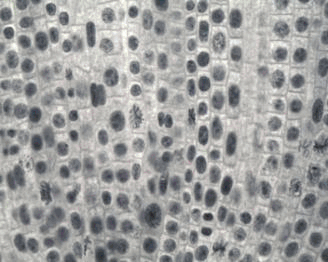
#> input picture cell.jpg, 328 x 262 px
$ python 703.py   (older library calls are emulated)
#> lines starting #> are read from the running program, lines starting #| are printed output that depends on the picture; after the words box and inside, x2 and y2 are one past the last pixel; in counts of white or black regions, pixels touching at a corner belong together
'''
-*- coding: utf-8 -*-
@Author  : LiZhichao
@Time    : 2019/6/24 8:48
@Software: PyCharm
@File    : 624.py
'''
from tkinter import *
from tkinter import filedialog
import cv2 as cv
import numpy as np
from matplotlib import pyplot as plt
from tkinter import filedialog
import os

def dis(title,num,files):
    cv.namedWindow(title, 0)
    cv.resizeWindow(title, num * H, W)
    cv.imshow(title, np.hstack(files))
    cv.waitKey(0)
    cv.destroyAllWindows()

def display(num,titles,files):
    for i in range(num):
        plt.figure("hist")
        arr = files[i].flatten()
        plt.subplot(1,2,i+1)
        plt.title(titles[i])
        n, bins, patches = plt.hist(arr, bins=256, density=1,edgecolor='None',
                                    facecolor='red')
    plt.show()

def displays(Name,r,c,titles,files):
    plt.figure(Name)
    for i in range(len(files)):
        plt.subplot(r,c,i+1)
        plt.imshow(files[i], cmap='gray')
        plt.xticks([]), plt.yticks([])
        plt.title(titles[i])
    plt.show()

#灰度化
def gray(img):
    # 获取当前图片的信息
    imgInfo = img.shape
    heigh = imgInfo[0]
    width = imgInfo[1]
    # dst 一般是新建值，目标图片
    dst = np.zeros((heigh, width), np.uint8)
    for i in range(0, heigh):
        for j in range(0, width):
            gray = 0.114 * img[i, j, 0] + 0.587 * img[i, j, 1] + 0.299 * img[i, j, 2]
            dst[i, j] = np.uint8(gray)
    return dst

#灰度对比度
def contrast(img,value1,value2):
    image = np.zeros((H,W),np.uint8)
    for i in range(H):
        for j in range(W):
            if img[i,j] > value1:
                gray = img[i,j]*1.2
                if gray > 255:
                    gray = 255
            elif img[i,j] < value2:
                gray = img[i,j]*0.5
            else:
                gray = img[i,j]
            image[i,j]=gray
    flies = [img,image]
    dis("Contrast",2,files=flies)
    return image

#灰度反转
# [9 lines left out: function reverse, not called in this run]

#二值化
def binarization(img,value):
    image = np.zeros((H,W),np.uint8)
    for i in range(H):
        for j in range(W):
            if img[i,j]>value:
                gray = 255
            else:
                gray = 0
            image[i,j]=gray
    flies = [img,image]
    dis("Binarization",2,files=flies)
    return image

#直方图均衡化
def Hist(img):
    Newimg = np.zeros((H, W), np.uint8)  # 二维数组
    Hist = np.zeros(256, np.int)  # Pixel sum一维均衡化前
    EqHist = np.zeros(256, np.int)  # Equal Pixel均衡化后
    HistP = np.zeros(256, np.float)  # 像素概率
    HistPSUM = np.zeros(256, np.float)  # 像素概率和
    Pixelsum = H * W
    for i in range(H):
        for j in range(W):
            # Every Gray Pixel sum
            Hist[img[i,j]]+=1#像素点出现的次数

    for i in range(256):
        HistP[i] =Hist[i]/Pixelsum#像素点出现的概率

    for i in range(1,256):
        HistPSUM[i] =HistP[i]+HistPSUM[i-1]#归一化

    for i in range(256):
        EqHist[i] =HistPSUM[i]*255#均衡化后灰度值

    for i in range(H):
        for j in range(W):
            # Set New pixels Gray
            Newimg[i,j]= EqHist[img[i,j]]

    files = [img,Newimg]
    titles = ["first","last"]
    displays("Hist",1,2,titles,files)
    display(2,titles,files)
    return Newimg

#5x5
def median5x5(img):
    curimg = np.zeros((H,W),np.uint8)
    newimg = np.zeros((H,W),np.uint8)

    for i in range(1,H-2):
        for j in range(1,W-2):
            t00 = img[i-2,j-2]
            t01 = img[i-2,j-1]
            t02 = img[i-2,j]
            t03 = img[i-2,j+1]
            t04 = img[i-2,j+2]
            t10 = img[i-1, j - 2]
            t11 = img[i-1, j - 1]
            t12 = img[i-1, j]
            t13 = img[i-1, j + 1]
            t14 = img[i-1, j + 2]
            t20 = img[i , j - 2]
            t21 = img[i , j - 1]
            t22 = img[i , j]
            t23 = img[i , j + 1]
            t24 = img[i , j + 2]
            t30 = img[i+1, j - 2]
            t31 = img[i+1, j - 1]
            t32 = img[i+1, j]
            t33 = img[i+1, j + 1]
            t34 = img[i+1, j + 2]
            t40 = img[i+2, j - 2]
            t41 = img[i+2, j - 1]
            t42 = img[i+2, j]
            t43 = img[i+2, j + 1]
            t44 = img[i+2, j + 2]
            templ =[t00,t01,t02,t03,t04,t10,t11,t12,t13,t14,t20,t21,t22,t23,t24,t30,t31,t32,t33,t34,t40,t41,t42,t43,t44]
            templ.sort()
            curimg[i,j]=templ[12]
    for i in range(img.shape[0]):
        for j in range(img.shape[1]):
            if i == 0:
                newimg[i, j] = img[i, j]
            elif j == 0:
                newimg[i, j] = img[i, j]
            elif i == H-1 or i == H-2:
                newimg[i, j] = img[i, j]
            elif j == W-1 or j==W-2:
                newimg[i, j] = img[i, j]
            else:
                newimg[i, j] = curimg[i, j]
    files = [img, curimg, newimg]
    dis('5x5', 3, files)
    return newimg

#Robert算子
def Robert(H,W,img):
    imgR = np.zeros((H,W),np.uint8)
    for i in range(0, H - 1):
        for j in range(0, W - 1):
            a00 = np.int16(img[i,j])
            a01 = np.int16(img[i,j+1])
            a10 = np.int16(img[i+1,j])
            a11 = np.int16(img[i+1,j+1])
            # u = np.sqrt((a00-a11)**2 + (a10-a01)**2)
            u = np.abs((a00-a11))+np.abs(a10-a01)
            if u>= 255:
                u = 255
            elif u<0:
                u = 0
            imgR[i,j] =np.uint8(u)
    files = [img,imgR]
    dis('Robert', 2, files)
    return imgR

# [54 lines left out: functions Lookformin, getErode, getDilate, not called in this run]

#填充
def fillHole(im_in):
    im_floodfill = im_in.copy()
    # Mask 用于 floodFill，官方要求长宽+2
    h, w = im_in.shape[:2]
    mask = np.zeros((h + 2, w + 2), np.uint8)

    # floodFill函数中的seedPoint对应像素必须是背景
    isbreak = False
    for i in range(im_floodfill.shape[0]):
        for j in range(im_floodfill.shape[1]):
            if (im_floodfill[i][j] == 0):
                seedPoint = (i, j)
                isbreak = True
                break
        if (isbreak):
            break

    # 得到im_floodfill 255填充非孔洞值
    cv.floodFill(im_floodfill, mask, seedPoint, 255)

    # 得到im_floodfill的逆im_floodfill_inv
    im_floodfill_inv = cv.bitwise_not(im_floodfill)

    # 把im_in、im_floodfill_inv这两幅图像结合起来得到前景
    im_out = im_in | im_floodfill_inv

    # 保存结果
    return im_out

#绘制轮廓
def draw1(thresh,value):
    contours, hierarchy = cv.findContours(thresh, cv.RETR_TREE,
                                              cv.CHAIN_APPROX_NONE)

    # 需要搞一个list给cv2.drawContours()才行！！！！！
    count = 0
    ares_avrg = 0
    c_max = []
    for i in range(len(contours)):
        cnt = contours[i]
        area = cv.contourArea(cnt)
        print(area)

        # 处理掉小的轮廓区域，这个区域的大小自己定义。
        if (area < value):
            c_min = []
            c_min.append(cnt)
            # thickness不为-1时，表示画轮廓线，thickness的值表示线的宽度。
            cv.drawContours(thresh, c_min, -1, (0, 0, 0), thickness=-1)
            continue
        count += 1
        ares_avrg += area
        c_max.append(cnt)

        rect = cv.boundingRect(cnt)  # 提取矩形坐标
        cv.rectangle(img, rect, (0, 0, 0xff), 1)  # 绘制矩形
        y = 10 if rect[1] < 10 else rect[1]  # 防止编号到图片之外
        cv.putText(img, str(count), (rect[0], y), cv.FONT_HERSHEY_COMPLEX,
                    0.4, (255, 0, 0), 1)  # 在细胞左上角写上编号
        print("{}-cell:{}".format(count, area), end="  ")  # 打印出每个细胞的面积
        print("x:{} y:{}".format(rect[0], rect[1]))  # 打印坐标

    cv.drawContours(img, c_max, -1, (0, 0, 0), thickness=1)

    cv.imshow('mask', img)
    cv.waitKey(0)

def main1(img):

    imgh1 = Hist(img)
    cv.imshow("imgh1",imgh1)
    imgN1 = median5x5(imgh1)

    cv.imshow("5x5", imgN1)

    imgR = Robert(H, W, imgN1)
    cv.imshow("imgR", imgR)

    # [10 lines of commented-out code are left out]

    imgErZhihua = binarization(imgR,39)

    fill_img = fillHole(imgErZhihua)
    cv.imshow("Fill", fill_img)

    draw1(fill_img,150)

    cv.waitKey(0)
    cv.destroyAllWindows()

# [37 lines left out: function main2, not called in this run]

if __name__ == '__main__':
    root = Tk()
    default_dir = r"C:\Users\19845\PycharmProjects\Project\image"
    File = filedialog.askopenfilename(parent=root, initialdir=(
        os.path.expanduser(default_dir)), title='选择文件')
#> the answer given: cell.jpg
    print(File)

    img = cv.imread(File)
#> img is the input picture: shape (262, 328, 3); mean B, G, R 158.9, 159.5, 159
    # img = cv.imread("cell3.jpg")
    cv.imshow("img",img)
    img1 = gray(img)
    H = img1.shape[0]
#> H = 262
    W = img1.shape[1]
#> W = 328
    print(img1.shape)
#| (262, 328)
    cv.imshow("img1",img1)

    img2 = contrast(img1,127,70)
#> after the loop in contrast, `for i in range(H):`:
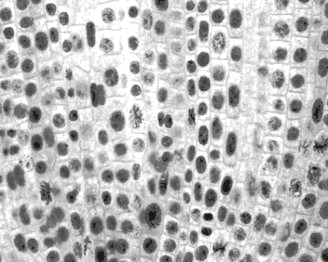
#> image: shape (262, 328); min 17, max 255, mean 184.9

    main1(img2)
#> after the loop in Hist, `for i in range(H):`:
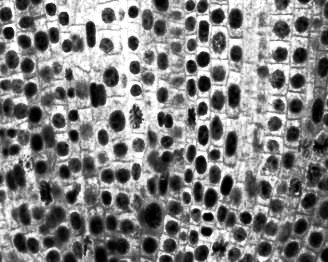
#> Newimg: shape (262, 328); min 0, max 254, mean 129.9
#> the loop in displays, `for i in range(len(files)):` made 2 passes
#> after the loop in median5x5, `for i in range(img.shape[0]):`:
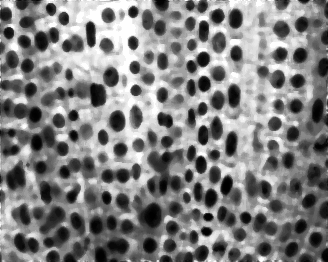
#> newimg: shape (262, 328); min 0, max 254, mean 129.6
#> after the loop in Robert, `for i in range(0, H - 1):`:
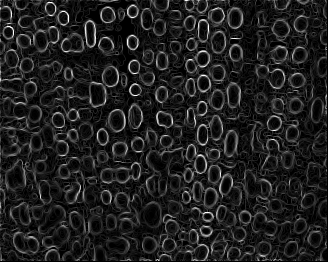
#> imgR: shape (262, 328); min 0, max 255, mean 31.5
#> after the loop in binarization, `for i in range(H):`:
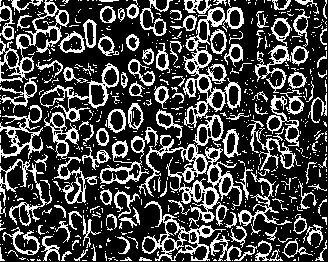
#> image: shape (262, 328); 27.2% white in thin lines or dots
#> call 4 of dis, with title = 'Binarization', num = 2
#> in dis (call 4), `cv.imshow(title, np.hstack(files))`:
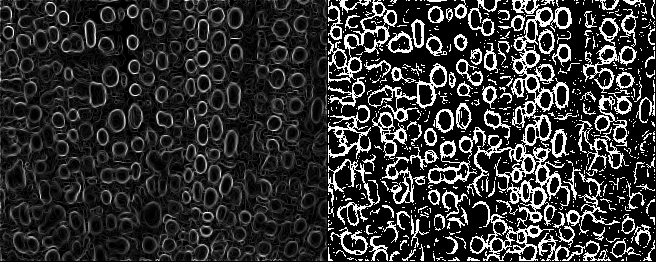
#> window 'Binarization': shape (262, 656); min 0, max 255, mean 50.4
#> in fillHole, `im_floodfill_inv = cv.bitwise_not(im_floodfill)`: im_floodfill_inv: shape (262, 328); 72.8% white; black in thin lines or dots
#> in fillHole, `im_out = im_in | im_floodfill_inv`: im_out: shape (262, 328); every value is 255
#> in draw1, `contours, hierarchy = cv.findContours(thresh, cv.RETR_TREE, cv.CHAIN_A..`: contours = 1 contour; box (x1, y1, x2, y2) and area: (0, 0, 328, 262) 85347
#> the loop in draw1, `for i in range(len(contours)):` made 1 pass
#> (area, count, ares_avrg, rect, y) on pass 1: (85347, 1, 85347, (0, 0, 328, 262), 10)
#| 85347.0
#| 1-cell:85347.0  x:0 y:0
#> after the loop in draw1, `for i in range(len(contours)):`: ares_avrg = 85347; c_max has the same summary as contours; count = 1
#> in draw1, `cv.drawContours(img, c_max, -1, (0, 0, 0), thickness=1)`:
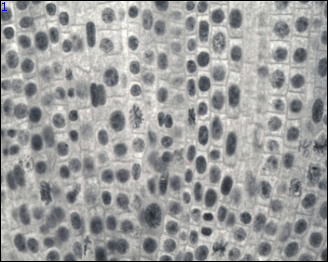
#> img: shape (262, 328, 3); mean B, G, R 156.8, 157.3, 156.8
    # main2(img2)

    cv.waitKey(0)
    cv.destroyAllWindows()

$ run again, with 111.jpg copied over cell.jpg
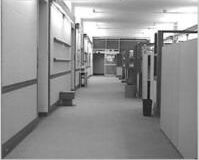
#> input picture 111.jpg, 199 x 160 px
#> img is the input picture: shape (160, 199, 3); min 18, max 255, mean 145.4
#| (160, 199)
#> the loop in displays, `for i in range(len(files)):` made 2 passes
#> after the loop in binarization, `for i in range(H):`:
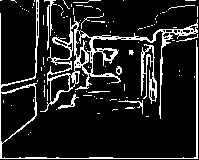
#> image: shape (160, 199); 12.9% white in thin lines or dots
#> im_floodfill: shape (160, 199); 21.7% white; 89 white regions (76 under 20 px), largest, box (x1, y1, x2, y2) and area: (0, 0, 198, 159) 3880, (40, 16, 198, 119) 1871, (141, 44, 157, 104) 397
#> im_out: shape (160, 199); 91.2% white; 1 black region
#> contours = 11 contours, 10 with area under 20; largest, box (x1, y1, x2, y2) and area: (0, 0, 199, 160) 28597
#> the loop in draw1, `for i in range(len(contours)):` made 11 passes
#> (area, count, ares_avrg, rect, y) on pass 8: (28597, 1, 28597, (0, 0, 199, 160), 10)
#> (printed output is left out)
#> after the loop in draw1, `for i in range(len(contours)):`: ares_avrg = 28597; c_max = 1 contour; box (x1, y1, x2, y2) and area: (0, 0, 199, 160) 28597; count = 1
#> in draw1, `cv.drawContours(img, c_max, -1, (0, 0, 0), thickness=1)`:
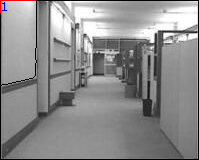
#> img: shape (160, 199, 3); mean B, G, R 140.5, 140.4, 140.8
